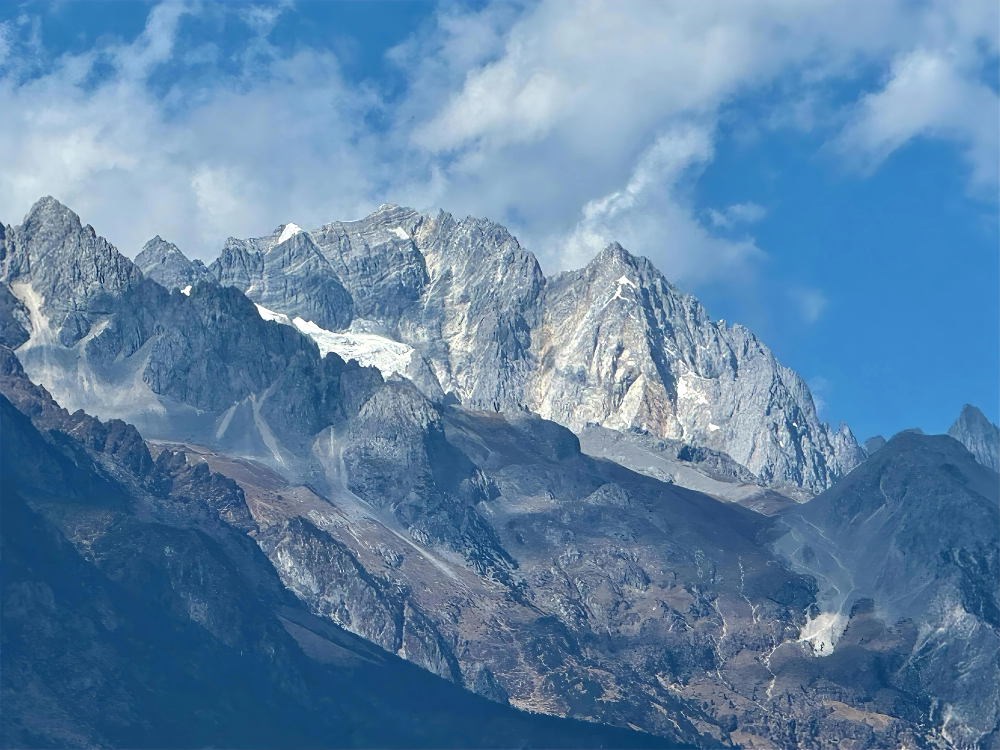
#> input picture photos/04-winter-snow-mountain.webp, 8000 x 6000 px, given in place of 04-winter-snow-mountain.jpg, which was not available (shown at 1/8 size)
$ python process-large-image.py
#> lines starting #> are read from the running program, lines starting #| are printed output that depends on the picture
from PIL import Image
import os

# 提高 PIL 尺寸限制
Image.MAX_IMAGE_PIXELS = None

# 处理大图
file_path = '/home/louhao/Phyll1s0.Space/photos/04-winter-snow-mountain.jpg'
name = '04-winter-snow-mountain'

# 删除旧的 webp
for f in [f'/home/louhao/Phyll1s0.Space/photos/{name}.webp',
          f'/home/louhao/Phyll1s0.Space/photos/{name}-thumb.webp']:
    if os.path.exists(f):
        os.remove(f)
        print(f'Removed old: {f}')

img = Image.open(file_path)
#> img is the input picture: PIL image 8000x6000 RGB; mean R, G, B 94.5, 132, 166.7
print(f'Original size: {img.width}x{img.height}')
#| Original size: 8000x6000

# 缩小到 8000px 宽
max_size = 8000
if img.width > max_size:
    ratio = max_size / img.width
    new_height = int(img.height * ratio)
    img = img.resize((max_size, new_height), Image.LANCZOS)
    print(f'Resized to: {img.width}x{img.height}')

# 保存高清 WebP
full_path = f'/home/louhao/Phyll1s0.Space/photos/{name}.webp'
img.save(full_path, 'WEBP', quality=85)
print(f'✅ Full: {name}.webp')

# 生成缩略图
thumb_path = f'/home/louhao/Phyll1s0.Space/photos/{name}-thumb.webp'
img_thumb = img.copy()
img_thumb.thumbnail((800, 800), Image.LANCZOS)
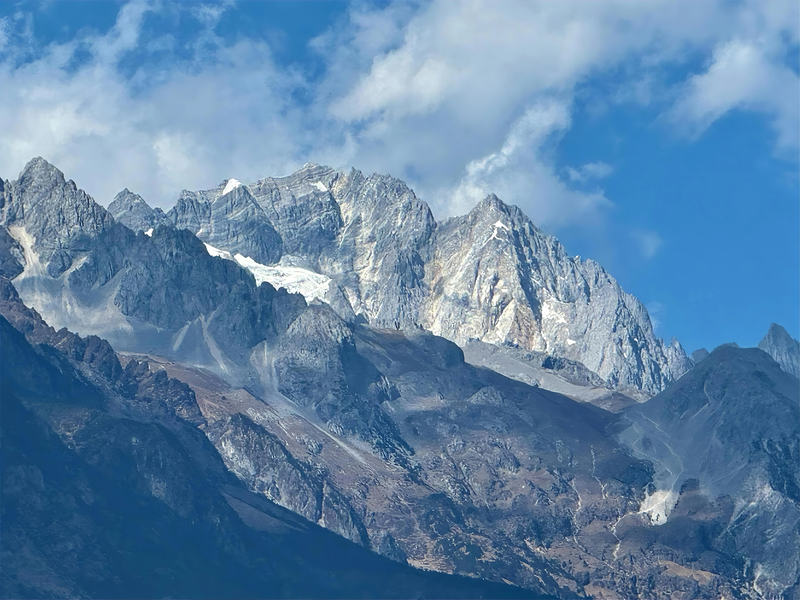
#> img_thumb: PIL image 800x600 RGB; mean R, G, B 94.4, 131.9, 166.7
img_thumb.save(thumb_path, 'WEBP', quality=60)
print(f'✅ Thumbnail: {name}-thumb.webp')

print('Done!')

$ run again, with photos/02-summer-temple-sunset.webp copied over photos/04-winter-snow-mountain.webp
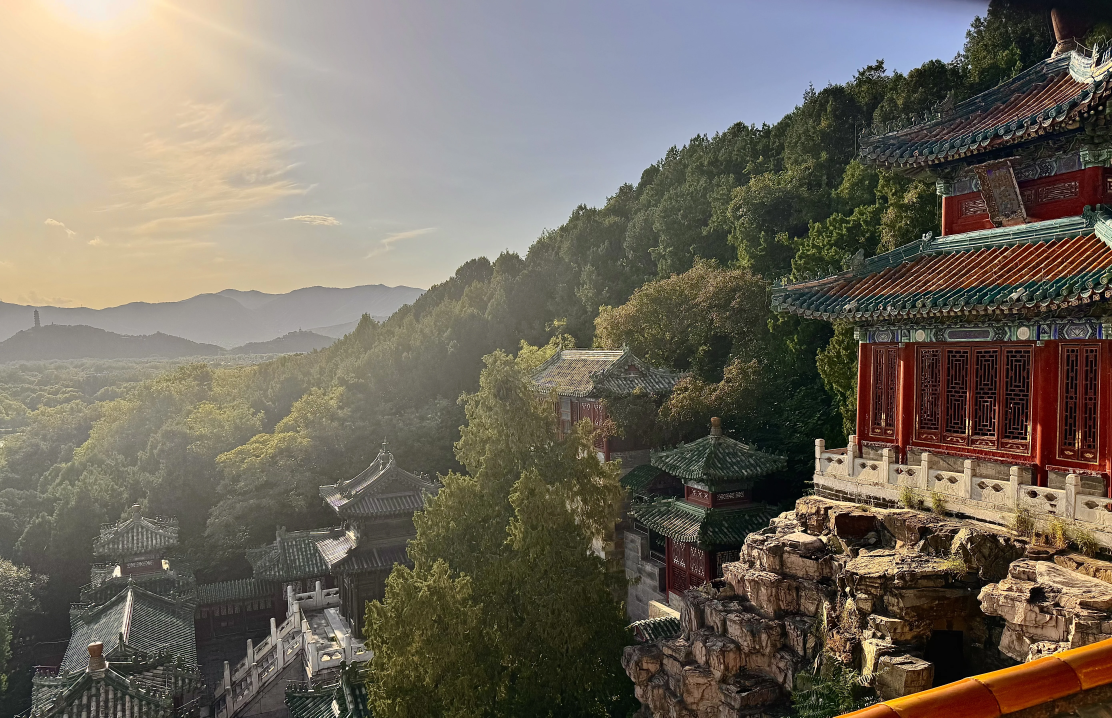
#> input picture photos/02-summer-temple-sunset.webp, 5560 x 3588 px, given in place of 04-winter-snow-mountain.jpg, which was not available (shown at 1/5 size)
#> img is the input picture: PIL image 5560x3588 RGB; mean R, G, B 114.4, 107, 94.8
#| Original size: 5560x3588
#> `img_thumb.thumbnail((800, 800), Image.LANCZOS)`:
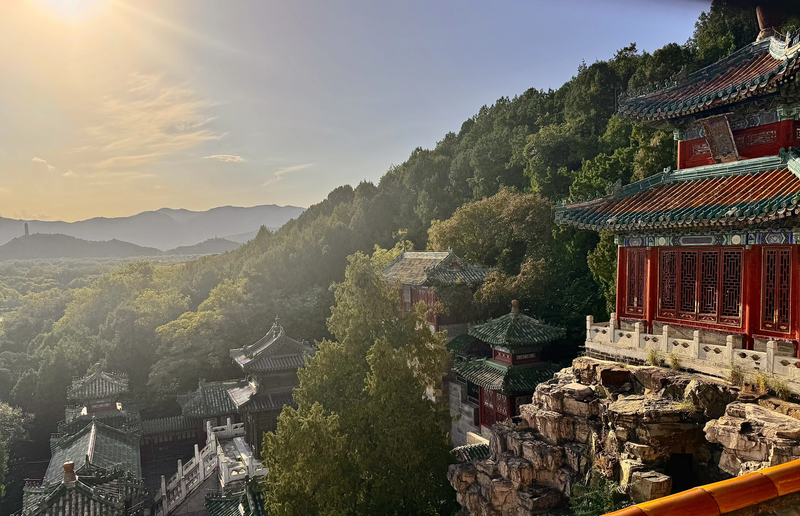
#> img_thumb: PIL image 800x516 RGB; mean R, G, B 114.4, 106.9, 94.7

$ run again, with photos/03-autumn-forest-path.webp copied over photos/04-winter-snow-mountain.webp
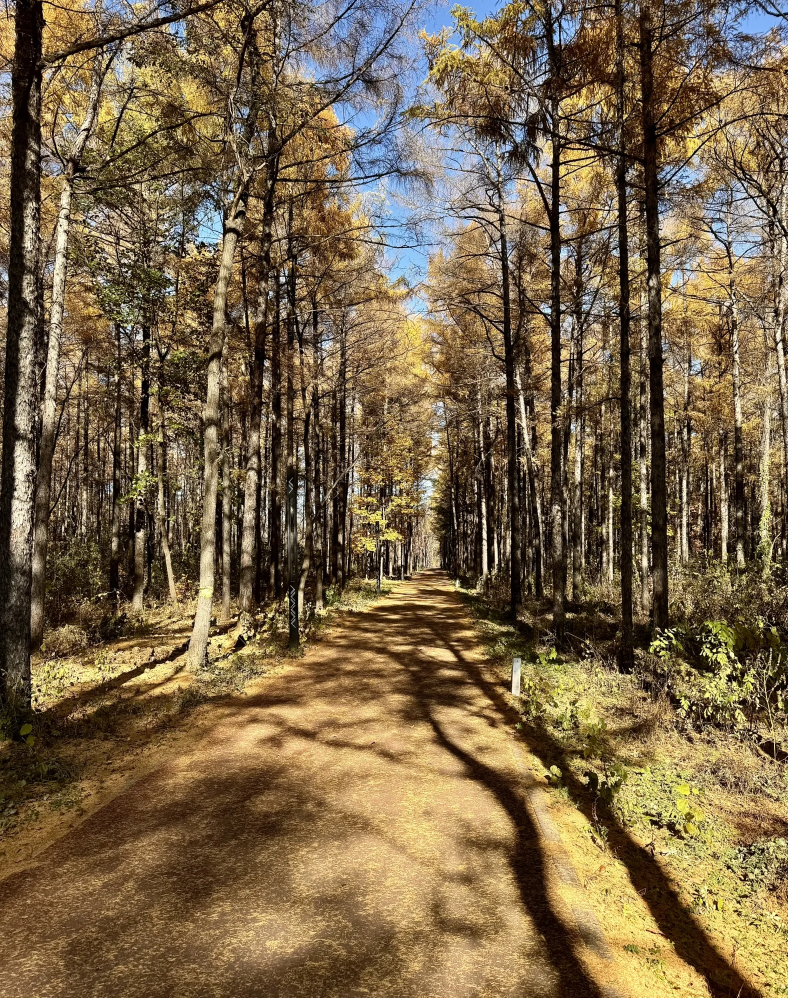
#> input picture photos/03-autumn-forest-path.webp, 1576 x 1996 px, given in place of 04-winter-snow-mountain.jpg, which was not available (shown at 1/2 size)
#> img is the input picture: PIL image 1576x1996 RGB; mean R, G, B 121.7, 102.5, 73.5
#| Original size: 1576x1996
#> `img_thumb.thumbnail((800, 800), Image.LANCZOS)`:
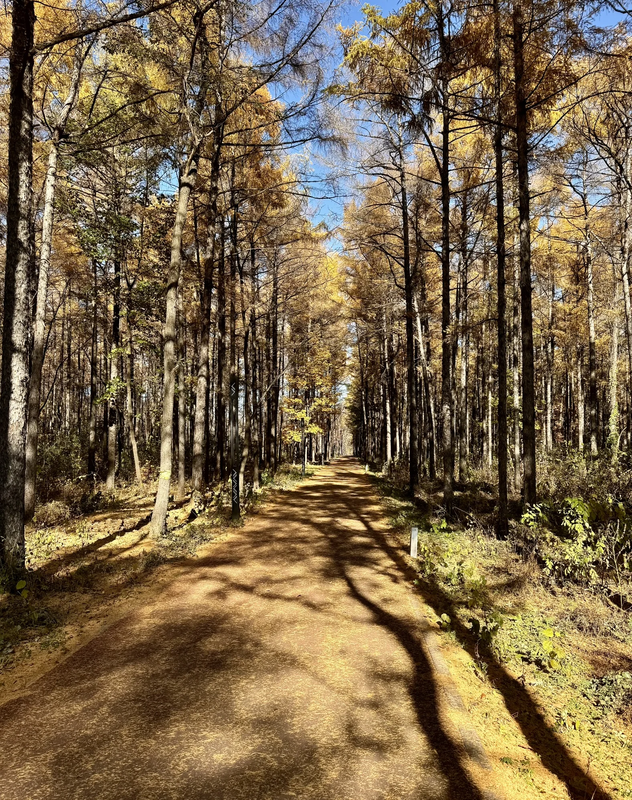
#> img_thumb: PIL image 632x800 RGB; mean R, G, B 121.6, 102.5, 73.6
